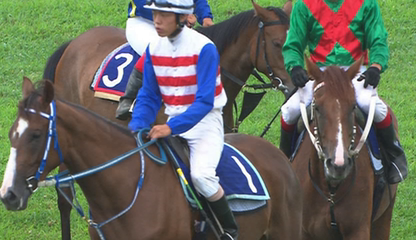
#> input picture bai_1/RaceHorses_416x240_frame001.png, 416 x 240 px
$ python xu_ly_anh_co_ban.py
#> lines starting #> are read from the running program, lines starting #| are printed output that depends on the picture
import argparse
from pathlib import Path

import cv2
import matplotlib.pyplot as plt
import numpy as np


# Cau hinh mac dinh: ten file anh, ten file video YUV va kich thuoc video.
DEFAULT_IMAGE = "RaceHorses_416x240_frame001.png"
DEFAULT_YUV_FILE = "RaceHorses_416x240_20.yuv"
DEFAULT_YUV_WIDTH = 416
DEFAULT_YUV_HEIGHT = 240


def read_image_bgr(image_path: Path):
    # Doc anh bang OpenCV. OpenCV mac dinh doc anh mau theo thu tu BGR.
    img_bgr = cv2.imread(str(image_path))
    if img_bgr is None:
        raise FileNotFoundError(f"Khong doc duoc anh: {image_path}")
    return img_bgr


def build_color_views(image_path: Path):
    # Yeu cau 1: doc anh co san va chuyen sang cac he mau can hien thi.
    img_bgr = read_image_bgr(image_path)
#> in read_image_bgr, img_bgr is the input picture: shape (240, 416, 3); mean B, G, R 96.7, 109.1, 104

    # Matplotlib hien thi dung theo RGB, nen can doi BGR -> RGB.
    img_rgb = cv2.cvtColor(img_bgr, cv2.COLOR_BGR2RGB)

    return {
        "Anh goc / RGB": img_rgb,
        "BGR": img_bgr,
        "YUV": cv2.cvtColor(img_bgr, cv2.COLOR_BGR2YUV),
        "HSV": cv2.cvtColor(img_bgr, cv2.COLOR_BGR2HSV),
        "Gray scale": cv2.cvtColor(img_bgr, cv2.COLOR_BGR2GRAY),
    }


def build_rgb_channel_views(image_path: Path):
    # Phan bo sung: tach rieng 3 kenh mau R, G, B cua anh RGB.
    img_bgr = read_image_bgr(image_path)
    img_rgb = cv2.cvtColor(img_bgr, cv2.COLOR_BGR2RGB)

    # Sau khi split, moi kenh chi con la anh 1 kenh nen hien thi dang xam.
    r_channel, g_channel, b_channel = cv2.split(img_rgb)

    return {
        "Anh goc / RGB": img_rgb,
        "Kenh R": r_channel,
        "Kenh G": g_channel,
        "Kenh B": b_channel,
    }


def build_negative_image_views(image_path: Path):
    # Yeu cau 2: bien doi anh theo cong thuc pixel_moi = 255 - pixel_cu.
    img_bgr = read_image_bgr(image_path)
    img_rgb = cv2.cvtColor(img_bgr, cv2.COLOR_BGR2RGB)

    # Tru tung gia tri diem anh cho 255 de tao anh am ban.
    negative_rgb = 255 - img_rgb

    return {
        "Anh goc / RGB": img_rgb,
        "Anh bien doi = 255 - anh goc": negative_rgb,
    }


# [25 lines left out: function read_yuv420_frame, not called in this run]


def count_yuv420_frames(file_path: Path, width: int, height: int):
    # Tinh so frame trong file YUV dua tren dung luong file.
    frame_size = width * height * 3 // 2
    file_size = file_path.stat().st_size

    # Neu dung luong file khong chia het cho kich thuoc 1 frame thi thong so sai.
    if file_size % frame_size != 0:
        raise ValueError(
            f"Kich thuoc file {file_size} bytes khong chia het cho "
            f"khi co frame YUV420 {frame_size} bytes."
        )

    return file_size // frame_size


def process_yuv420_video(file_path: Path, width: int, height: int, output_dir: Path):
    # Yeu cau 3: doc toan bo video YUV420, doi sang RGB, roi bien doi tung frame.
    frame_count = count_yuv420_frames(file_path, width, height)

    # Tao 2 thu muc ket qua: frame RGB va frame sau khi bien doi 255 - pixel.
    rgb_dir = output_dir / "yuv_rgb_frames"
    negative_dir = output_dir / "yuv_negative_frames"
    rgb_dir.mkdir(exist_ok=True)
    negative_dir.mkdir(exist_ok=True)

    # Lay 3 frame dai dien de ve anh tong hop: dau, giua, cuoi.
    sample_frames = []
    for frame_index in range(frame_count):
        # Doc 1 frame YUV420 va chuyen sang RGB.
        rgb_frame = read_yuv420_frame(file_path, width, height, frame_index)

        # Ap dung cong thuc cua yeu cau 2 cho tung frame video.
        negative_frame = 255 - rgb_frame

        rgb_output = rgb_dir / f"frame_{frame_index:03d}.png"
        negative_output = negative_dir / f"frame_{frame_index:03d}.png"

        # cv2.imwrite can anh theo BGR, nen phai doi RGB -> BGR truoc khi luu.
        cv2.imwrite(str(rgb_output), cv2.cvtColor(rgb_frame, cv2.COLOR_RGB2BGR))
        cv2.imwrite(
            str(negative_output), cv2.cvtColor(negative_frame, cv2.COLOR_RGB2BGR)
        )

        if frame_index in {0, frame_count // 2, frame_count - 1}:
            sample_frames.append((frame_index, rgb_frame, negative_frame))

    return frame_count, sample_frames


def draw_result(views: dict[str, object], image_name: str):
    # Ve anh tong hop cho yeu cau 1: RGB, BGR, YUV, HSV va gray scale.
    fig, axes = plt.subplots(2, 3, figsize=(13, 8))
    fig.suptitle(f"Thuc hanh xu ly anh co ban - {image_name}", fontsize=16)

    items = list(views.items())
    for ax, (title, image) in zip(axes.flat, items):
        # Anh xam can cmap="gray" de hien thi dung dang den trang.
        if title == "Gray scale":
            ax.imshow(image, cmap="gray")
        else:
            ax.imshow(image)
        ax.set_title(title)
        ax.axis("off")

    axes.flat[-1].axis("off")
    fig.tight_layout()
    return fig


def draw_negative_image(views: dict[str, object], image_name: str):
    # Ve anh goc va anh sau bien doi am ban cho yeu cau 2.
    fig, axes = plt.subplots(1, 2, figsize=(10, 4))
    fig.suptitle(f"Bien doi diem anh: gia tri moi = 255 - gia tri cu - {image_name}")

    for ax, (title, image) in zip(axes.flat, views.items()):
        ax.imshow(image)
        ax.set_title(title)
        ax.axis("off")

    fig.tight_layout()
    return fig


def draw_rgb_channels(views: dict[str, object], image_name: str):
    # Ve anh goc va 3 kenh mau R, G, B da tach rieng.
    fig, axes = plt.subplots(1, 4, figsize=(14, 4))
    fig.suptitle(f"Tach tung kenh mau R - G - B - {image_name}", fontsize=15)

    for ax, (title, image) in zip(axes.flat, views.items()):
        if title == "Anh goc / RGB":
            ax.imshow(image)
        else:
            # Kenh R/G/B rieng le la anh 1 kenh, nen hien thi dang xam.
            ax.imshow(image, cmap="gray", vmin=0, vmax=255)
        ax.set_title(title)
        ax.axis("off")

    fig.tight_layout()
    return fig


# [20 lines left out: function draw_yuv_video_summary, not called in this run]


def main():
    # Khai bao cac tham so co the truyen khi chay chuong trinh.
    parser = argparse.ArgumentParser(description="Bai tap xu ly anh co ban.")
    parser.add_argument(
        "--image",
        default=DEFAULT_IMAGE,
        help="Duong dan anh dau vao, mac dinh la anh trong thu muc hien tai.",
    )
    parser.add_argument(
        "--show",
        action="store_true",
        help="Mo cua so hien thi ket qua tren man hinh.",
    )
    parser.add_argument(
        "--yuv-file",
        default=DEFAULT_YUV_FILE,
        help="Duong dan video raw YUV420.",
    )
    parser.add_argument(
        "--yuv-width",
        type=int,
        default=DEFAULT_YUV_WIDTH,
        help="Chieu rong video YUV.",
    )
    parser.add_argument(
        "--yuv-height",
        type=int,
        default=DEFAULT_YUV_HEIGHT,
        help="Chieu cao video YUV.",
    )
    args = parser.parse_args()

    # Chuyen ten file thanh Path de lam viec voi duong dan de hon.
    image_path = Path(args.image)
    yuv_path = Path(args.yuv_file)

    # Tao thu muc ket_qua de luu toan bo anh/PDF dau ra.
    output_dir = Path("ket_qua")
    output_dir.mkdir(exist_ok=True)

    # Yeu cau 1: doc anh va hien thi theo cac he mau.
    views = build_color_views(image_path)
#> views = 5 items
    fig = draw_result(views, image_path.name)
#> the loop in draw_result, `for ax, (title, image) in zip(axes.flat, items): # Anh xam can cmap="g..` made 5 passes
#> title on passes 1 to 5: 'Anh goc / RGB', 'BGR', 'YUV', 'HSV', 'Gray scale'

    # Phan bo sung: tach tung kenh R, G, B.
    channel_views = build_rgb_channel_views(image_path)
#> in build_rgb_channel_views, `r_channel, g_channel, b_channel = cv2.split(img_rgb)`:
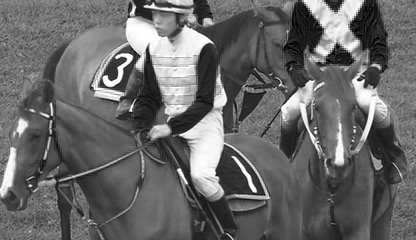
#> r_channel: shape (240, 416); min 0, max 255, mean 104
#> in build_rgb_channel_views, `r_channel, g_channel, b_channel = cv2.split(img_rgb)`:
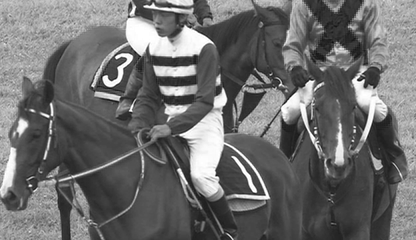
#> g_channel: shape (240, 416); min 15, max 255, mean 109.1
#> in build_rgb_channel_views, `r_channel, g_channel, b_channel = cv2.split(img_rgb)`:
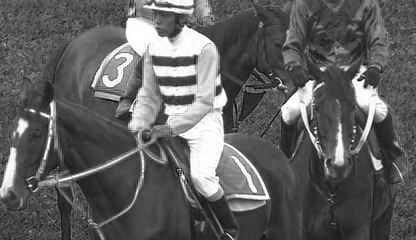
#> b_channel: shape (240, 416); min 0, max 255, mean 96.7
#> channel_views = 4 items
    channel_fig = draw_rgb_channels(channel_views, image_path.name)
#> the loop in draw_rgb_channels, `for ax, (title, image) in zip(axes.flat, views.items()):` made 4 passes

    # Yeu cau 2: bien doi anh theo cong thuc 255 - pixel.
    negative_views = build_negative_image_views(image_path)
#> in build_negative_image_views, `negative_rgb = 255 - img_rgb`:
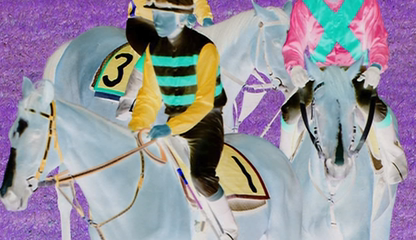
#> negative_rgb: shape (240, 416, 3); mean R, G, B 151, 145.9, 158.3
#> negative_views = 2 items
    negative_fig = draw_negative_image(negative_views, image_path.name)
#> the loop in draw_negative_image, `for ax, (title, image) in zip(axes.flat, views.items()):` made 2 passes
#> title on passes 1 to 2: 'Anh goc / RGB', 'Anh bien doi = 255 - anh goc'

    # Yeu cau 3: doc video YUV420, chuyen sang RGB va bien doi tung frame.
    frame_count, sample_frames = process_yuv420_video(
        yuv_path, args.yuv_width, args.yuv_height, output_dir
    )
    yuv_summary_fig = draw_yuv_video_summary(sample_frames, yuv_path.name)

    # Khai bao ten cac file ket qua se duoc xuat ra.
    png_path = output_dir / "ket_qua_cac_he_mau.png"
    pdf_path = output_dir / "ket_qua_cac_he_mau.pdf"
    channel_png_path = output_dir / "ket_qua_kenh_rgb.png"
    channel_pdf_path = output_dir / "ket_qua_kenh_rgb.pdf"
    negative_png_path = output_dir / "anh_goc_va_anh_bien_doi.png"
    negative_pdf_path = output_dir / "anh_goc_va_anh_bien_doi.pdf"
    yuv_summary_png_path = output_dir / "yuv420_rgb_va_bien_doi.png"
    yuv_summary_pdf_path = output_dir / "yuv420_rgb_va_bien_doi.pdf"

    # Luu cac hinh ket qua thanh PNG va PDF de dua vao bao cao.
    fig.savefig(png_path, dpi=200)
    fig.savefig(pdf_path)
    channel_fig.savefig(channel_png_path, dpi=200)
    channel_fig.savefig(channel_pdf_path)
    negative_fig.savefig(negative_png_path, dpi=200)
    negative_fig.savefig(negative_pdf_path)
    yuv_summary_fig.savefig(yuv_summary_png_path, dpi=200)
    yuv_summary_fig.savefig(yuv_summary_pdf_path)

    # In thong bao de biet chuong trinh da tao nhung file nao.
    print(f"Da doc anh: {image_path}")
    print(f"Da luu anh ket qua: {png_path}")
    print(f"Da luu file PDF: {pdf_path}")
    print(f"Da luu anh tach kenh RGB: {channel_png_path}")
    print(f"Da luu file PDF tach kenh RGB: {channel_pdf_path}")
    print(f"Da luu anh bien doi 255 - pixel: {negative_png_path}")
    print(f"Da luu PDF bien doi 255 - pixel: {negative_pdf_path}")
    print(f"Da doc video YUV420: {yuv_path}")
    print(f"So frame da xu ly: {frame_count}")
    print(f"Frame RGB da luu trong: {output_dir / 'yuv_rgb_frames'}")
    print(f"Frame bien doi da luu trong: {output_dir / 'yuv_negative_frames'}")
    print(f"Da luu anh minh hoa video YUV: {yuv_summary_png_path}")
    print(f"Da luu PDF minh hoa video YUV: {yuv_summary_pdf_path}")

    # Neu co --show thi mo cua so hien thi, neu khong thi dong figure de tiet kiem bo nho.
    if args.show:
        plt.show()
    else:
        plt.close(fig)
        plt.close(channel_fig)
        plt.close(negative_fig)
        plt.close(yuv_summary_fig)


if __name__ == "__main__":
#> (the run stopped early here; a loop or call above may not have finished)
